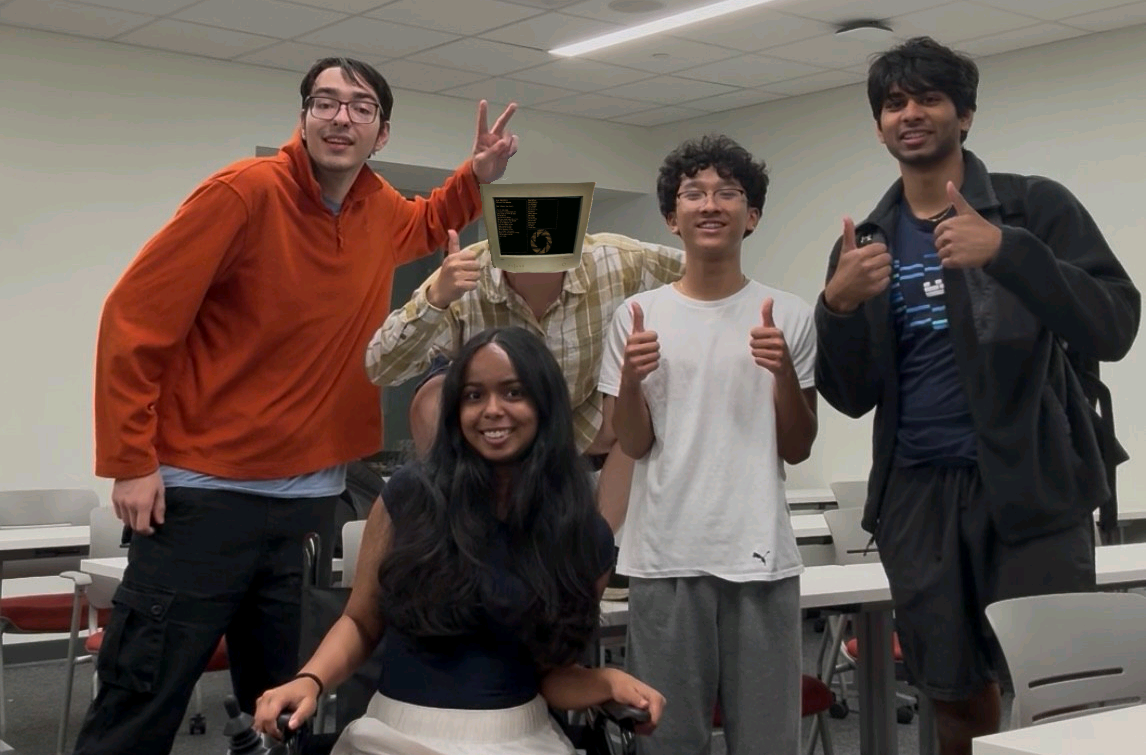
#> input picture group_photo_hero_cropped.png, 1146 x 755 px, found by its file name
$ python create_placeholder.py
#> lines starting #> are read from the running program, lines starting #| are printed output that depends on the picture
from PIL import Image
import os

# Source image path
source_image_path = r"E:\Andreid\Projects and studies\SCHOOL\3rd year spring\NeurotechAtVT\__MAIN_WORKSPACE\website\group_photo_hero_cropped.png"

# Output placeholder image path
output_placeholder_path = r"E:\Andreid\Projects and studies\SCHOOL\3rd year spring\NeurotechAtVT\__MAIN_WORKSPACE\website\placeholder_green.png"

def create_green_placeholder(src_path, dst_path):
    if not os.path.exists(src_path):
        print(f"Error: Source image not found at {src_path}")
        return

    try:
        with Image.open(src_path) as img:
#> img is the input picture: PIL image 1146x755 RGB; mean R, G, B 101.3, 88.4, 82.4
            width, height = img.size
#> width = 1146; height = 755
            print(f"Original size: {width}x{height}")
#| Original size: 1146x755

            # Create a new green image with the same size
            # RGB (0, 255, 0) is pure green
            placeholder = Image.new("RGB", (width, height), (0, 255, 0))
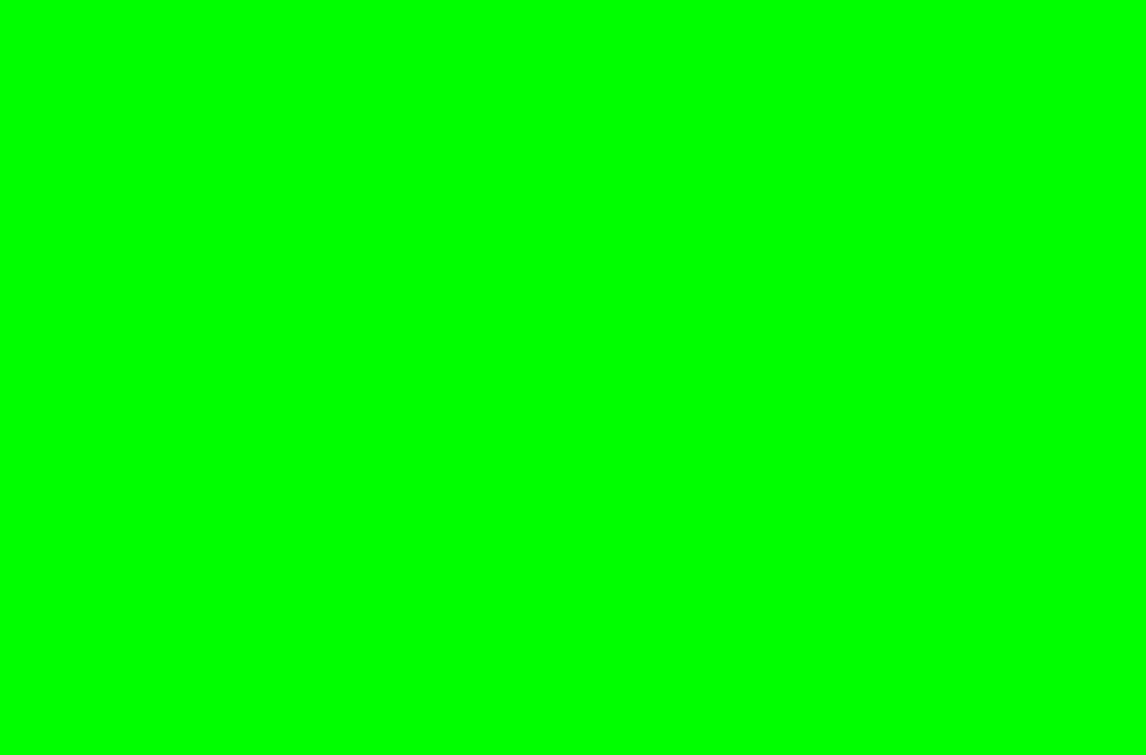
#> placeholder: PIL image 1146x755 RGB; mean R, G, B 0, 255, 0

            # Save the placeholder
            placeholder.save(dst_path)
            print(f"Success: Placeholder created at {dst_path}")

    except Exception as e:
        print(f"An error occurred: {e}")

if __name__ == "__main__":
    create_green_placeholder(source_image_path, output_placeholder_path)
